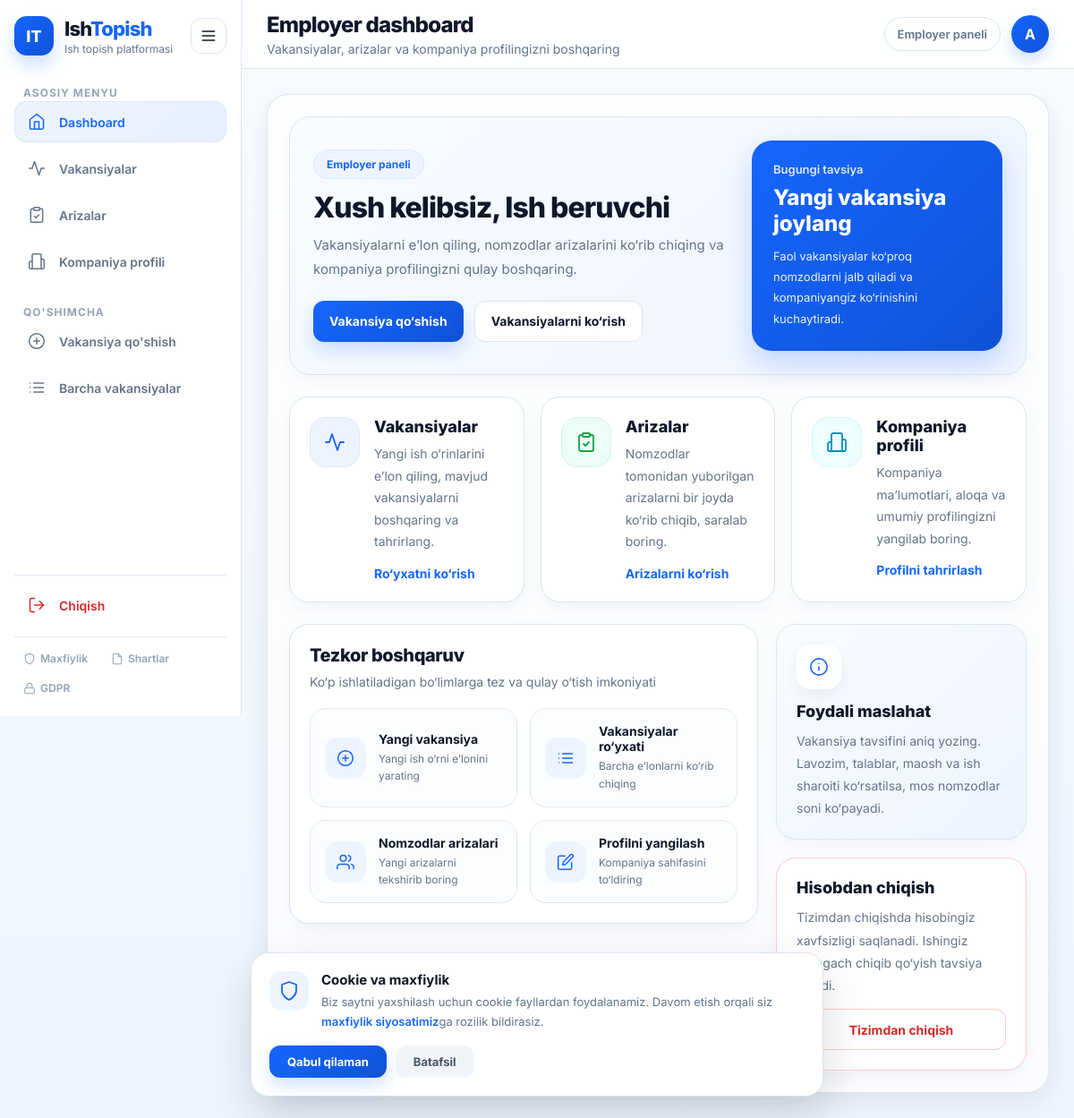
Before: /employer/home/ (signed in) with the older database file.
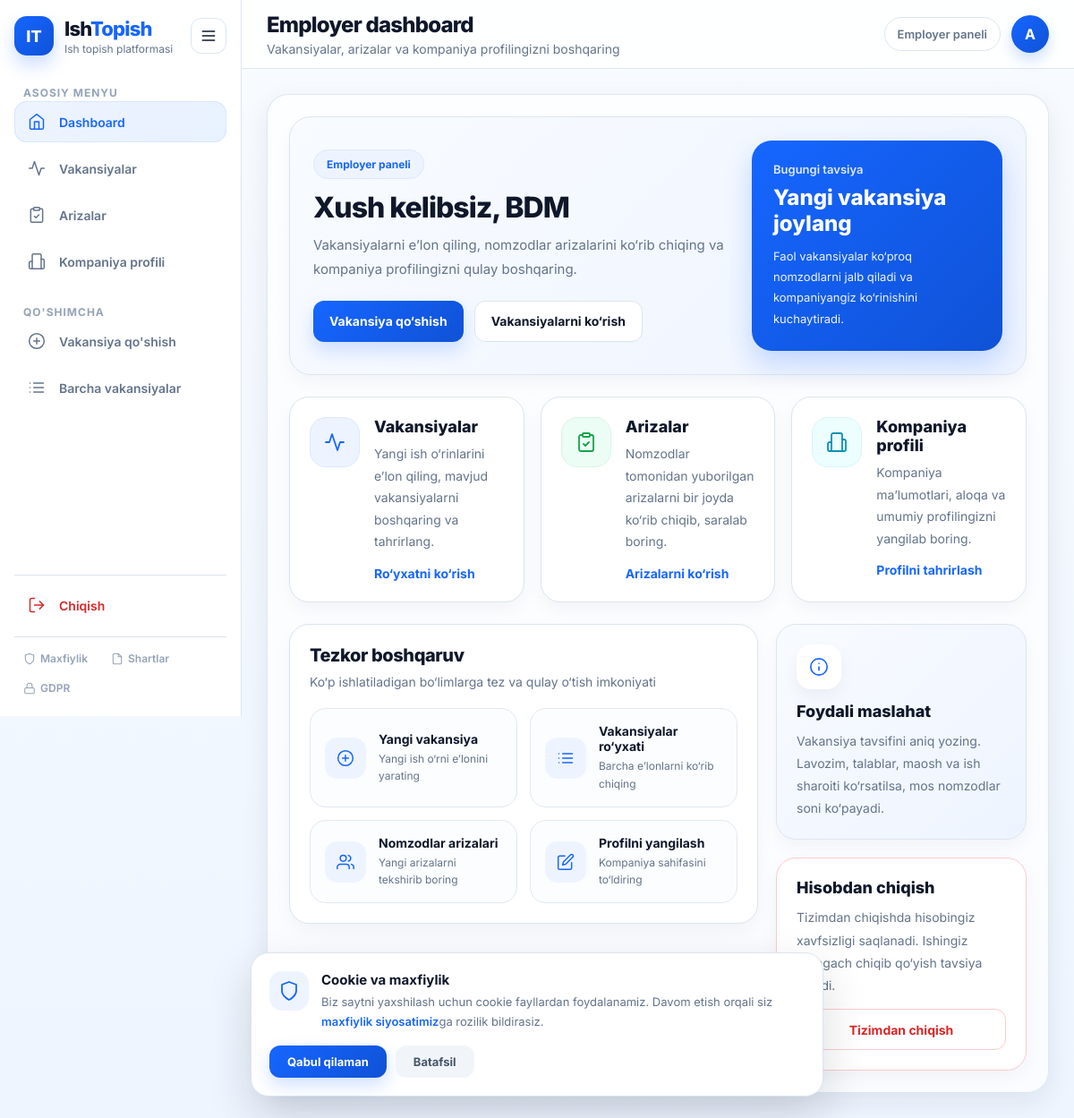
After: the same page with the newer database file.
### ishbor/models.py (models this page shows, shortened)
class User(AbstractUser):
    ROLE_CHOICES = (
        ('candidate', 'Ish izlovchi'),
        ('employer', 'Ish beruvchi'),
    )
    role = models.CharField(max_length=20, choices=ROLE_CHOICES, verbose_name="Rol")
    phone = models.CharField(max_length=20, blank=True, null=True, verbose_name="Telefon raqami")
    created_at = models.DateTimeField(auto_now_add=True)

class EmployerProfile(models.Model):
    user = models.OneToOneField(User, on_delete=models.CASCADE, related_name='employer_profile')
    company_name = models.CharField(max_length=255)
    stir = models.CharField(max_length=20)
    logo = models.ImageField(upload_to=upload_to_company_logos, null=True, blank=True)
    company_address = models.TextField()
    company_phone = models.CharField(max_length=20)
    responsible_full_name = models.CharField(max_length=150)
    gdpr_consent = models.BooleanField(default=False, verbose_name="GDPR roziligi")
    gdpr_consent_date = models.DateTimeField(null=True, blank=True, verbose_name="GDPR rozilik sanasi")
    marketing_consent = models.BooleanField(default=False, verbose_name="Marketing roziligi")
    updated_at = models.DateTimeField(auto_now=True, verbose_name="Yangilangan sana")
    class Meta:
        verbose_name = "Ish beruvchi profili"
        verbose_name_plural = "Ish beruvchilar profillari"

### ishbor/views.py (the view)
# urls.py: path("employer/home/", employer_home, name="employer_home"),
@login_required
@role_required("employer")
def employer_home(request):
    return render(request, "employer/employer_home.html")

### ishbor/views.py (called while the page is built)
def role_required(role_name):
    def decorator(view_func):
        @wraps(view_func)
        def _wrapped_view(request, *args, **kwargs):
            if request.user.role != role_name:
                messages.error(request, f"Ushbu sahifa faqat {role_name}lar uchun!")
                return redirect("home")
            return view_func(request, *args, **kwargs)
        return _wrapped_view
    return decorator

### ishbor/templates/employer/employer_home.html (shortened to what the changed rows need)
{% extends 'base.html' %}
{% block page_title %}Employer dashboard{% endblock %}
{% block content %}
<div class="employer-dashboard">
    <section class="dashboard-hero">
        <div class="dashboard-hero__content">
            <div class="dashboard-badge">Employer paneli</div>
            <h2 class="dashboard-hero__title">
                Xush kelibsiz, {{ request.user.employer_profile.company_name|default:"Ish beruvchi" }}
            </h2>
            <p class="dashboard-hero__text">
                Vakansiyalarni e’lon qiling, nomzodlar arizalarini ko‘rib chiqing va kompaniya profilingizni qulay boshqaring.
            </p>
            <div class="dashboard-hero__actions">
                <a href="{% url 'vacancy_create' %}" class="btn-primary">Vakansiya qo‘shish</a>
                <a href="{% url 'vacancy_list' %}" class="btn-secondary">Vakansiyalarni ko‘rish</a>
            </div>
        </div>
    </section>
</div>
{% endblock %}

### ishbor/templates/base.html (shortened to what the changed rows need)
<!DOCTYPE html>
<html lang="uz">
<head>
</head>
<body>
    <div class="app">
        <main class="main" id="main">
            <header class="topbar">
                <div class="topbar-inner">
                    <div class="topbar-left">
                        <div class="page-head">
                            <h1>{% block page_title %}Dashboard{% endblock %}</h1>
                        </div>
                    </div>
                    <div class="topbar-right">
                        <div class="topbar-chip">
                            {% if user.is_authenticated and user.role == 'candidate' %}
                                Nomzod paneli
                            {% elif user.is_authenticated and user.role == 'employer' %}
                                Employer paneli
                            {% else %}
                                IshTopish
                            {% endif %}
                        </div>
                        <div class="topbar-avatar">
                            {% if user.is_authenticated %}
                                {{ user.username|default:"U"|slice:":1" }}
                            {% else %}
                                G
                            {% endif %}
                        </div>
                    </div>
                </div>
            </header>
            <section class="content">
                <div class="content-card">
                    {% block content %}{% endblock %}
                </div>
            </section>
        </main>
    </div>
</body>
</html>

Changed rows visible on the page:
changed User: user.employer_profile.company_name "Ish beruvchi" → "BDM"
